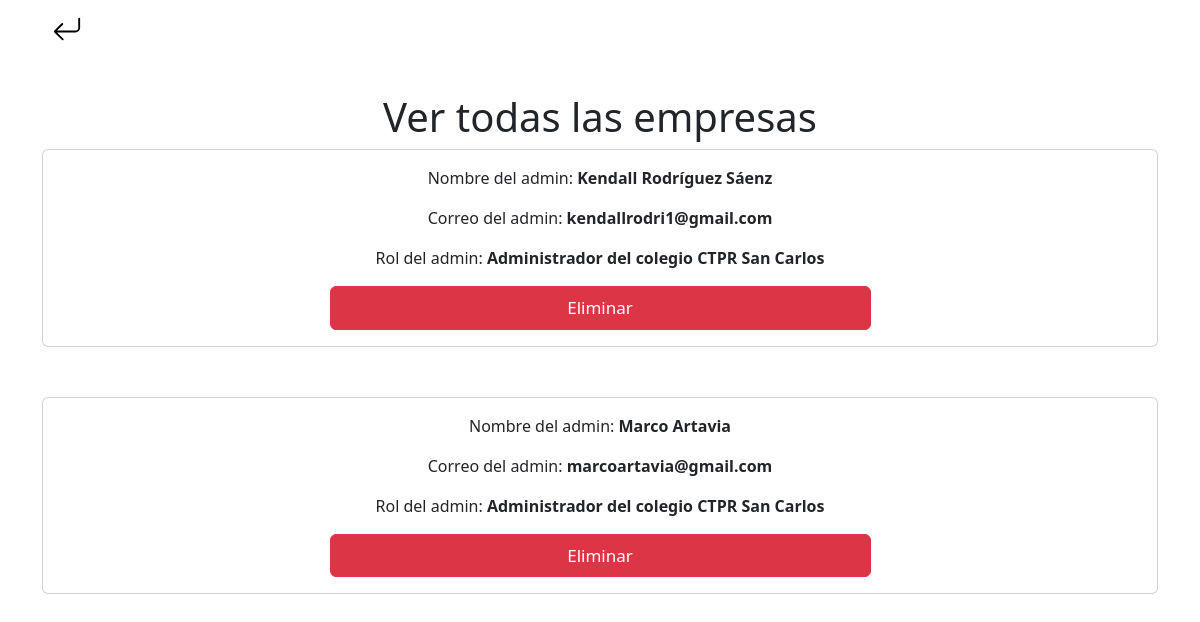
The page /view_all_companies/ (signed in) on the database as committed earlier.
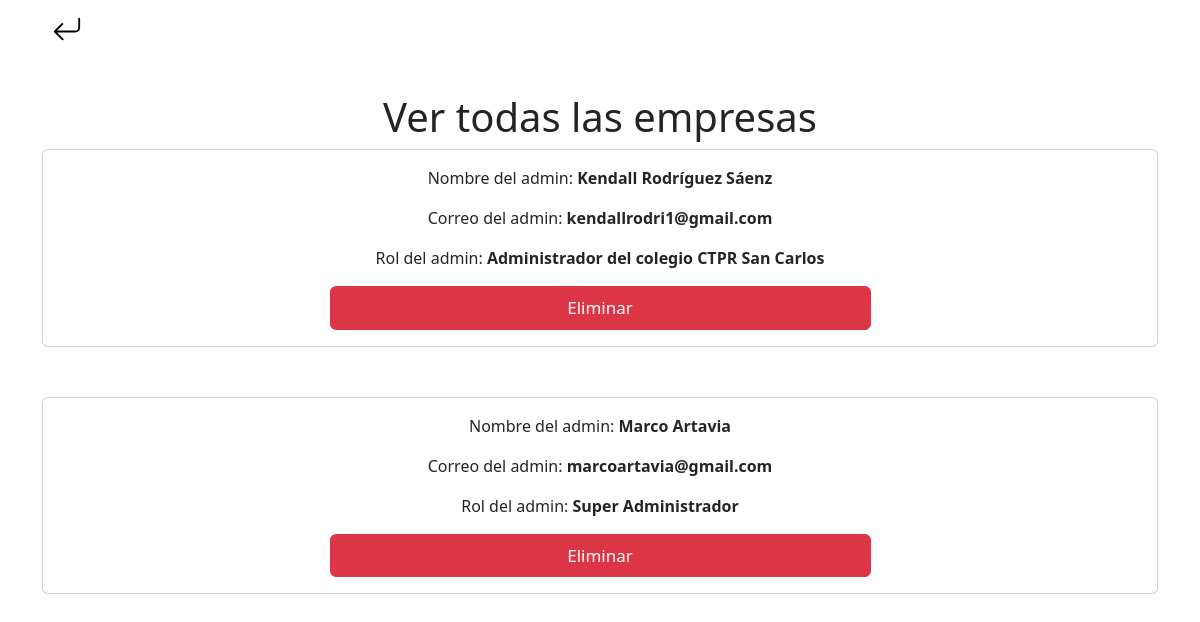
The same page on the database as committed later.
### PageLogin/models.py (models this page shows)
class CustomUser(AbstractBaseUser, PermissionsMixin):
    company_name = models.CharField(max_length=30, null=False)
    name_of_student = models.CharField(max_length=100, null=False)
    email = models.EmailField(unique=True)
    college = models.ForeignKey(College, on_delete=models.CASCADE, null=False)
    adminCollege = models.BooleanField(default=False)
    date_joined = models.DateTimeField(auto_now_add=True)
    objects = CustomUserManager()
    USERNAME_FIELD = 'email'
    REQUIRED_FIELDS = []
    def __str__(self):
        return self.email

class College(models.Model):
    name = models.CharField(max_length=100)
    def __str__(self):
        return self.name

### PanelAdmin/views.py (the view)
# urls.py: path('view_all_companies/', viewAllCompaniesAdmin.as_view(), name='ViewAllCompanies'),
class viewAllCompaniesAdmin(LoginRequiredMixin, View):
    login_url = '/login/'
    def get(self, request):
        if request.user.adminCollege:
            user = CustomUser.objects.get(email=request.user)
            companies = CustomUser.objects.filter(college=user.college)
            url = '/adminPanel/'
            return render(request, 'viewAllCompaniesAdmin.html', {'companies': companies, 'url': url})
        elif request.user.is_superuser:
            companies = CustomUser.objects.all()
            url = '/adminPanel/'
            return render(request, 'viewAllCompaniesAdmin.html', {'companies': companies, 'url': url})

### templates/viewAllCompaniesAdmin.html (shortened to what this page needs)
{% extends 'PanelAdmin.html' %}
{% load static %}
{% load pwa %}
{% block content %}
<section class="view_products">
    <div class="container">
        <h1 class="text-center mt-5">Ver todas las empresas</h1>
        {% for company in companies %}
            <div class="card" style="margin-bottom: 50px;">
                <div class="card-body">
                    <form action="" method="post">
                        {% if company.is_superuser or company.adminCollege %}
                            <p class="card-text text-center">Nombre del admin: <span style="font-weight: bold;">{{company.name_of_student}}</span></p>
                            <p class="card-text text-center">Correo del admin: <span style="font-weight: bold;">{{company.email}}</span></p>
                            {% if company.adminCollege %}
                                <p class="card-text text-center">Rol del admin: <span style="font-weight: bold;">Administrador del colegio {{company.college}}</span></p>
                            {% else %}
                                <p class="card-text text-center">Rol del admin: <span style="font-weight: bold;">Super Administrador</span></p>
                            {% endif %}
                            <a href="{% url 'DeleteCompany' company.id %}" class="btn btn-danger d-flex justify-content-center mx-auto px-3 py-2 w-50" style="font-size: 17px;">Eliminar</a>
                        {% endif %}
                    </form>
                </div>
            </div>
        {% endfor %}
    </div>
</section>
{% endblock %}

Rows that differ between the two databases and show on the page:
changed CustomUser "Marco Artavia": college "CTPR San Carlos" → (not shown); adminCollege "Administrador del colegio" → "Super Administrador"
